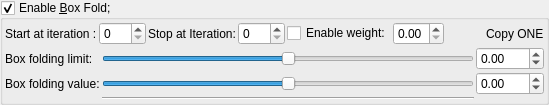
    <widget class="MyGroupBox" name="groupCheck_transform_box_fold1_enabled">
     <property name="title">
      <string>Enable &amp;Box Fold;</string>
     </property>
     <property name="checkable">
      <bool>true</bool>
     </property>
     <layout class="QVBoxLayout" name="verticalLayout_10" stretch="0,0">
      <property name="spacing">
       <number>2</number>
      </property>
      <property name="leftMargin">
       <number>2</number>
      </property>
      <property name="topMargin">
       <number>2</number>
      </property>
      <property name="rightMargin">
       <number>2</number>
      </property>
      <property name="bottomMargin">
       <number>2</number>
      </property>
      <item>
       <layout class="QGridLayout" name="gridLayout_2">
        <property name="spacing">
         <number>2</number>
        </property>
        <item row="0" column="0">
         <widget class="QLabel" name="label_45">
          <property name="text">
           <string>Start at iteration :</string>
          </property>
         </widget>
        </item>
        <item row="0" column="3">
         <widget class="MySpinBox" name="spinboxInt_transform_box_fold1_stop_iterations">
          <property name="sizePolicy">
           <sizepolicy hsizetype="Minimum" vsizetype="Maximum">
            <horstretch>0</horstretch>
            <verstretch>0</verstretch>
           </sizepolicy>
          </property>
          <property name="maximum">
           <number>250</number>
          </property>
         </widget>
        </item>
        <item row="0" column="8">
         <widget class="QLabel" name="label_124">
          <property name="text">
           <string>Copy ONE</string>
          </property>
         </widget>
        </item>
        <item row="0" column="1">
         <widget class="MySpinBox" name="spinboxInt_transform_box_fold1_start_iterations">
          <property name="sizePolicy">
           <sizepolicy hsizetype="Minimum" vsizetype="Maximum">
            <horstretch>0</horstretch>
            <verstretch>0</verstretch>
           </sizepolicy>
          </property>
          <property name="minimum">
           <number>0</number>
          </property>
          <property name="maximum">
           <number>250</number>
          </property>
          <property name="value">
           <number>0</number>
          </property>
         </widget>
        </item>
        <item row="0" column="6">
         <widget class="MyDoubleSpinBox" name="spinbox_transform_box_fold1_weight">
          <property name="sizePolicy">
           <sizepolicy hsizetype="Minimum" vsizetype="Maximum">
            <horstretch>0</horstretch>
            <verstretch>0</verstretch>
           </sizepolicy>
          </property>
          <property name="decimals">
           <number>2</number>
          </property>
          <property name="minimum">
           <double>0.000000000000000</double>
          </property>
          <property name="maximum">
           <double>1.000000000000000</double>
          </property>
          <property name="singleStep">
           <double>0.100000000000000</double>
          </property>
         </widget>
        </item>
        <item row="0" column="2">
         <widget class="QLabel" name="label_48">
          <property name="text">
           <string>Stop at Iteration:</string>
          </property>
         </widget>
        </item>
        <item row="0" column="7">
         <spacer name="horizontalSpacer_3">
          <property name="orientation">
           <enum>Qt::Horizontal</enum>
          </property>
          <property name="sizeHint" stdset="0">
           <size>
            <width>40</width>
            <height>20</height>
           </size>
          </property>
         </spacer>
        </item>
        <item row="0" column="4">
         <widget class="QCheckBox" name="checkBox_transform_box_fold1_weight_enabled">
          <property name="text">
           <string>Enable weight:</string>
          </property>
         </widget>
        </item>
       </layout>
      </item>
      <item>
       <layout class="QGridLayout" name="gridLayout_12">
        <property name="spacing">
         <number>2</number>
        </property>
        <item row="1" column="0">
         <widget class="QLabel" name="label_46">
          <property name="text">
           <string>Box folding value:</string>
          </property>
         </widget>
        </item>
        <item row="1" column="2">
         <widget class="MyDoubleSpinBox" name="spinbox_transform_box_fold1_folding_value">
          <property name="sizePolicy">
           <sizepolicy hsizetype="Minimum" vsizetype="Maximum">
            <horstretch>0</horstretch>
            <verstretch>0</verstretch>
           </sizepolicy>
          </property>
          <property name="prefix">
           <string/>
          </property>
          <property name="suffix">
           <string/>
          </property>
          <property name="decimals">
           <number>2</number>
          </property>
          <property name="minimum">
           <double>-100.000000000000000</double>
          </property>
          <property name="maximum">
           <double>100.000000000000000</double>
          </property>
          <property name="singleStep">
           <double>0.100000000000000</double>
          </property>
         </widget>
        </item>
        <item row="1" column="1">
         <widget class="QSlider" name="slider_transform_box_fold1_folding_value">
          <property name="sizePolicy">
           <sizepolicy hsizetype="Expanding" vsizetype="Maximum">
            <horstretch>0</horstretch>
            <verstretch>0</verstretch>
           </sizepolicy>
          </property>
          <property name="minimum">
           <number>-10000</number>
          </property>
          <property name="maximum">
           <number>10000</number>
          </property>
          <property name="singleStep">
           <number>1</number>
          </property>
          <property name="orientation">
           <enum>Qt::Horizontal</enum>
          </property>
         </widget>
        </item>
        <item row="0" column="1">
         <widget class="QSlider" name="slider_transform_box_fold1_folding_limit">
          <property name="sizePolicy">
           <sizepolicy hsizetype="Expanding" vsizetype="Maximum">
            <horstretch>0</horstretch>
            <verstretch>0</verstretch>
           </sizepolicy>
          </property>
          <property name="minimum">
           <number>-10000</number>
          </property>
          <property name="maximum">
           <number>10000</number>
          </property>
          <property name="singleStep">
           <number>1</number>
          </property>
          <property name="orientation">
           <enum>Qt::Horizontal</enum>
          </property>
         </widget>
        </item>
        <item row="0" column="0">
         <widget class="QLabel" name="label_47">
          <property name="text">
           <string>Box folding limit:</string>
          </property>
         </widget>
        </item>
        <item row="0" column="2">
         <widget class="MyDoubleSpinBox" name="spinbox_transform_box_fold1_folding_limit">
          <property name="sizePolicy">
           <sizepolicy hsizetype="Minimum" vsizetype="Maximum">
            <horstretch>0</horstretch>
            <verstretch>0</verstretch>
           </sizepolicy>
          </property>
          <property name="prefix">
           <string/>
          </property>
          <property name="suffix">
           <string/>
          </property>
          <property name="decimals">
           <number>2</number>
          </property>
          <property name="minimum">
           <double>-100.000000000000000</double>
          </property>
          <property name="maximum">
           <double>100.000000000000000</double>
          </property>
          <property name="singleStep">
           <double>0.100000000000000</double>
          </property>
         </widget>
        </item>
        <item row="2" column="1">
         <widget class="Line" name="line_38">
          <property name="orientation">
           <enum>Qt::Horizontal</enum>
          </property>
         </widget>
        </item>
       </layout>
      </item>
     </layout>
    </widget>
